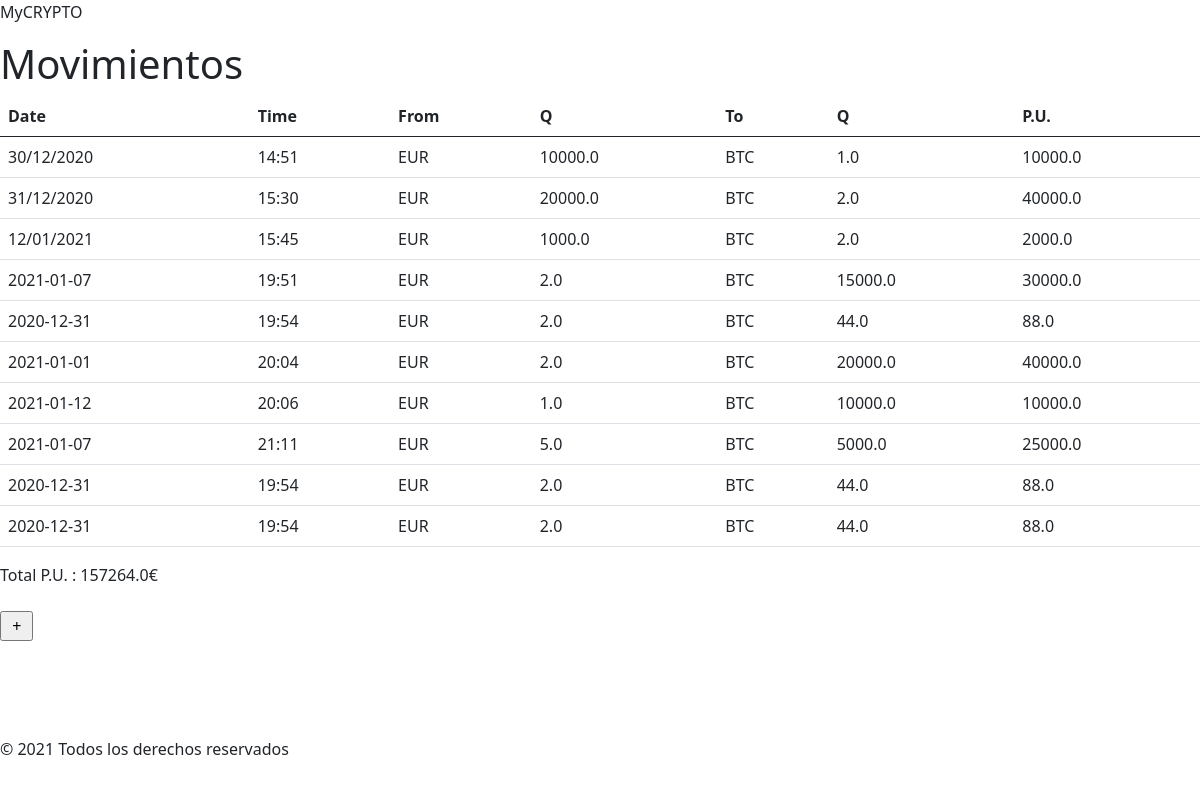
Before: / with the older database file.
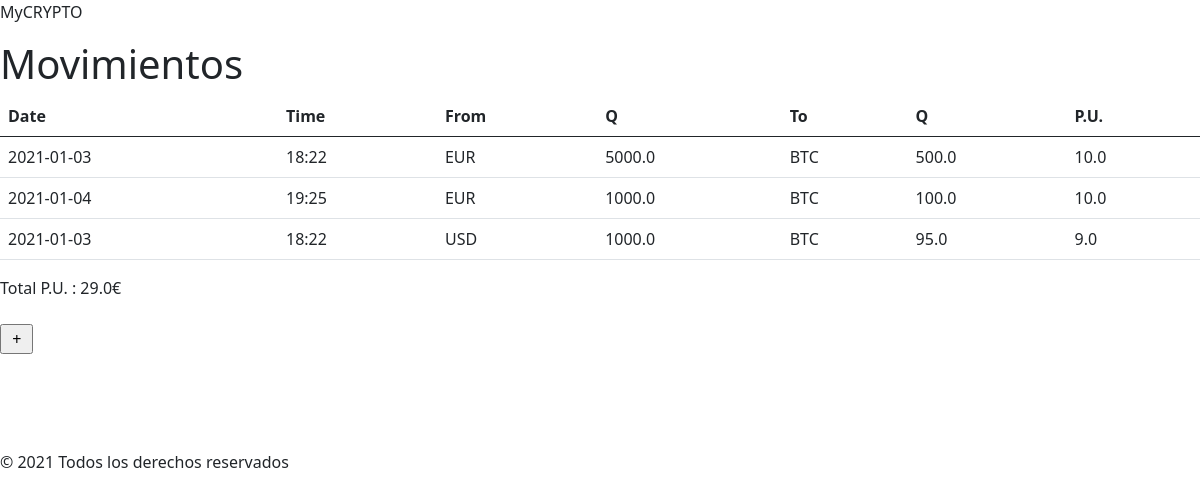
After: the same page with the newer database file.
### tables this page shows
CREATE TABLE "Movimientos" (
	"id"	INTEGER,
	"date"	TEXT NOT NULL,
	"time"	TEXT NOT NULL,
	"from_currency"	TEXT,
	"from_quantity"	REAL NOT NULL,
	"to_currency"	TEXT,
	"to_quantity"	REAL,
	"PU"	REAL NOT NULL,
	PRIMARY KEY("id" AUTOINCREMENT)
);

### movimientos/views.py (the view)
@app.route('/')
def listaMovimientos():
    ingresos = dbconsulta('SELECT date, time, from_currency, from_quantity, to_currency, to_quantity, PU FROM movimientos')
    sumador = 0
    for subpu in ingresos:
        sumador += float(subpu['PU'])
    return render_template ('listaMovimientos.html', datos=ingresos, total=sumador)

### movimientos/views.py (called while the page is built)
def dbconsulta(query, params=()):
    conn = sqlite3.connect(DBFILE)
    c = conn.cursor()
    c.execute(query, params)
    conn.commit()
    filas = c.fetchall()
    conn.close()
    if len(filas) == 0:
        return filas
    columNames = []
    for columName in c.description:
        columNames.append(columName[0])
    listaDeDiccionarios = []
    for fila in filas:
        d = {}
        for ix, columName in enumerate(columNames):
            d[columName] = fila[ix]
        listaDeDiccionarios.append(d)
    return listaDeDiccionarios

### movimientos/templates/listaMovimientos.html (shortened to what this page needs)
{% extends 'base.html' %}
{% block contenido %}
    {% if datos |length > 0 %}
    <body>
        <h1> Movimientos </h1>
        <table class="table">
            <thead class="thead-dark">
                <tr>
                    <th scope="Fecha">Date</th>
                    <th scope="Hora">Time</th>
                    <th scope="From">From</th>
                    <th scope="Quantity">Q</th>
                    <th scope="To">To</th>
                    <th scope="Quantity">Q</th>
                    <th scope="P.U.">P.U.</th>
                </tr>
            </thead>
            <tbody>
            {% for registro in datos %}
                <tr>
                    <td>{{ registro['date'] }} </td>
                    <td>{{ registro['time'] }} </td>
                    <td>{{ registro['from_currency'] }} </td>
                    <td>{{ registro['from_quantity'] }} </td>
                    <td>{{ registro['to_currency'] }} </td>
                    <td>{{ registro['to_quantity'] }} </td>
                    <td>{{ registro['PU'] }} </td>
                </tr>
            {% endfor %}
            </tbody>
    </table>
        <tr>
                <td class="PU" colspan="3"> Total P.U. : {{total}}€ <br><br></td>
        </tr>
        <form action="creacompra">
            <input type="submit" value=" + "> </form>
    {% else %}
        <p>No hay movimientos </p>
    {% endif %}
{% endblock %}

### movimientos/templates/base.html (shortened to what this page needs)
<!doctype html>
<html lang="en">
    <head>
        <link href="https://cdn.jsdelivr.net/npm/bootstrap@5.0.0-beta1/dist/css/bootstrap.min.css" rel="stylesheet">
    </head>
    <body>
        <header>
            <p>MyCRYPTO</p>
        </header>
        <section>
            {% block contenido%}  {% endblock %}
        </section></br></br></br></br>
        <footer> &copy; 2021 Todos los derechos reservados</footer>
    </body>
</html>

Changed rows visible on the page:
removed Movimientos: date "30/12/2020", time "14:51", from_currency "EUR", from_quantity "10000.0", to_currency "BTC", to_quantity "1.0", PU "10000.0"
removed Movimientos: date "31/12/2020", time "15:30", from_currency "EUR", from_quantity "20000.0", to_currency "BTC", to_quantity "2.0", PU "40000.0"
removed Movimientos: date "12/01/2021", time "15:45", from_currency "EUR", from_quantity "1000.0", to_currency "BTC", to_quantity "2.0", PU "2000.0"
removed Movimientos: date "2021-01-07", time "19:51", from_currency "EUR", from_quantity "2.0", to_currency "BTC", to_quantity "15000.0", PU "30000.0"
removed Movimientos: date "2020-12-31", time "19:54", from_currency "EUR", from_quantity "2.0", to_currency "BTC", to_quantity "44.0", PU "88.0"
removed Movimientos: date "2021-01-01", time "20:04", from_currency "EUR", from_quantity "2.0", to_currency "BTC", to_quantity "20000.0", PU "40000.0"
removed Movimientos: date "2021-01-12", time "20:06", from_currency "EUR", from_quantity "1.0", to_currency "BTC", to_quantity "10000.0", PU "10000.0"
removed Movimientos: date "2021-01-07", time "21:11", from_currency "EUR", from_quantity "5.0", to_currency "BTC", to_quantity "5000.0", PU "25000.0"
removed Movimientos: date "2020-12-31", time "19:54", from_currency "EUR", from_quantity "2.0", to_currency "BTC", to_quantity "44.0", PU "88.0"
removed Movimientos: date "2020-12-31", time "19:54", from_currency "EUR", from_quantity "2.0", to_currency "BTC", to_quantity "44.0", PU "88.0"
added Movimientos: date "2021-01-03", time "18:22", from_currency "EUR", from_quantity "5000.0", to_currency "BTC", to_quantity "500.0", PU "10.0"
added Movimientos: date "2021-01-04", time "19:25", from_currency "EUR", from_quantity "1000.0", to_currency "BTC", to_quantity "100.0", PU "10.0"
added Movimientos: date "2021-01-03", time "18:22", from_currency "USD", from_quantity "1000.0", to_currency "BTC", to_quantity "95.0", PU "9.0"
Other visible differences:
{{ total }}: "157264.0" → "29.0"
